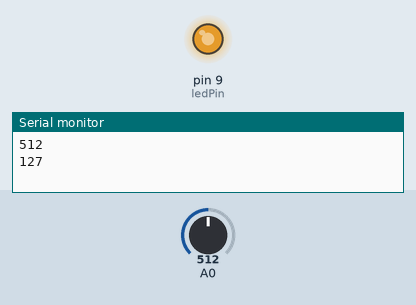
Recording of a sketch running on a simulated Arduino Uno, built with avr-gcc and run on an emulated ATmega328P. On the bench: output pins drawn as LEDs (lit = HIGH), the last lines printed to the serial monitor. The inputs (shaded band) are chosen by the test bench; at power-on: A0 = 512.

Above: at 0.95 s.
2.9 s: A0 set to 245
At 7.3 s:
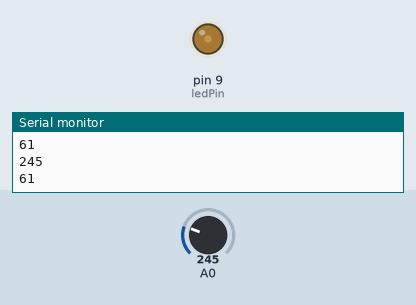
8.9 s: A0 set to 1023
At 11.7 s:
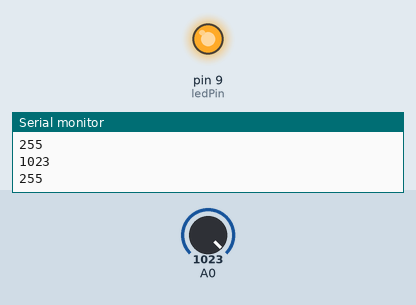
Timing chart, 0 to 13.2 s (numbered marks = the images above; inputs shaded):
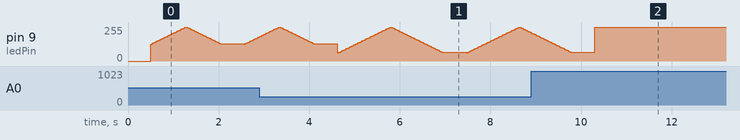

The sketch:

AnalogReadSerial_WithPot_WithConversion_FadeLED.ino
```cpp
int ledPin = 9;    // LED connected to digital pin 76
int sensorValue = 0;
int outputValue = 0;

void setup()
{
  pinMode(A0, INPUT);
  pinMode(9, OUTPUT);
  Serial.begin(9600);

}

void loop()
{
  // read the input on analog pin 0:
  sensorValue = analogRead(A0);
  // print out the value you read:
  Serial.println(sensorValue);
  outputValue = map(sensorValue, 0, 1023, 0, 255);
  Serial.println(outputValue);
  delay(500); // Delay a little bit to improve simulation performance
  for(int fadeValue = outputValue ; fadeValue <= 255; fadeValue +=5) {
    // sets the value (range from 0 to 255):
    analogWrite(ledPin, fadeValue);
    // wait for 30 milliseconds to see the dimming effect
    delay(30);
  }

  // fade out from max to min in increments of 5 points:
  for(int fadeValue = 255 ; fadeValue >= outputValue; fadeValue -=5) {
    // sets the value (range from 0 to 255):
    analogWrite(ledPin, fadeValue);
    // wait for 30 milliseconds to see the dimming effect
    delay(30);
  }

}
```
